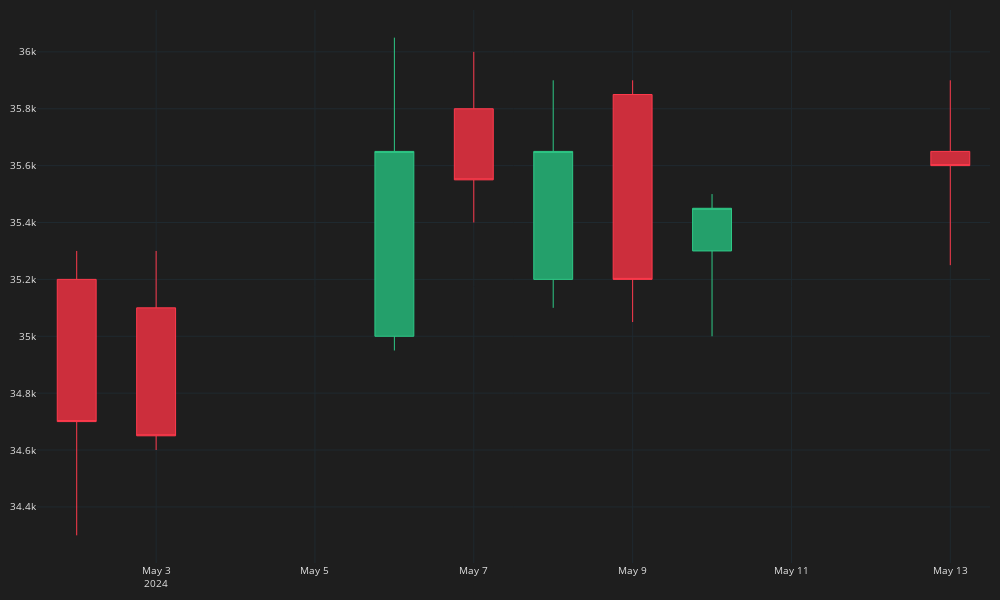

This figure's notebook cell:
### Code cell
import pandas as pd
import mplfinance as mpf
import plotly.graph_objects as go

# Sample data
data = {
    'Date': ['2024-05-02', '2024-05-03', '2024-05-06', '2024-05-07', '2024-05-08', '2024-05-09', '2024-05-10', '2024-05-13'],
    'Open': [35200, 35100, 35000, 35800, 35200, 35850, 35300, 35650],
    'High': [35300, 35300, 36050, 36000, 35900, 35900, 35500, 35900],
    'Low': [34300, 34600, 34950, 35400, 35100, 35050, 35000, 35250],
    'Close': [34700, 34650, 35650, 35550, 35650, 35200, 35450, 35600],
    'Volume': [12220400, 9163900, 16789600, 8273300, 13710900, 15342900, 12118500, 10272700]
}

# Convert data to DataFrame and set 'Date' as index
df = pd.DataFrame(data)
df['Date'] = pd.to_datetime(df['Date'])
df.set_index('Date', inplace=True)

# Plot candlestick chart with mplfinance
mpf.plot(df, type='candle', style='yahoo', volume=True, ylabel='Price', ylabel_lower='Volume', figsize=(12, 8), tight_layout=True)

# Create Candlestick chart with plotly
fig = go.Figure()
fig.add_trace(go.Candlestick(
    x=df.index, open=df['Open'], high=df['High'], low=df['Low'], close=df['Close'],
    line=dict(width=1), opacity=1,
    increasing_fillcolor='#24A06B',
    decreasing_fillcolor="#CC2E3C",
    increasing_line_color='#2EC886',
    decreasing_line_color='#FF3A4C'
))
fig.update_layout(
    width=1000, height=600,
    margin=dict(l=10, r=10, b=10, t=10),
    font=dict(size=10, color="#e1e1e1"),
    paper_bgcolor="#1e1e1e",
    plot_bgcolor="#1e1e1e"
)
fig.update_xaxes(
    gridcolor="#1f292f",
    showgrid=True, fixedrange=True, rangeslider=dict(visible=False)
)
fig.update_yaxes(
    gridcolor="#1f292f",
    showgrid=True
)
fig.show()

### Figure 1 — Plotly figure (JSON) as saved in the notebook; plotly's stock layout.template omitted (floating-point values rounded to 4 significant figures)
{"data": [{"close": [34700, 34650, 35650, 35550, 35650, 35200, 35450, 35600], "decreasing": {"fillcolor": "#CC2E3C", "line": {"color": "#FF3A4C"}}, "high": [35300, 35300, 36050, 36000, 35900, 35900, 35500, 35900], "increasing": {"fillcolor": "#24A06B", "line": {"color": "#2EC886"}}, "line": {"width": 1}, "low": [34300, 34600, 34950, 35400, 35100, 35050, 35000, 35250], "opacity": 1, "open": [35200, 35100, 35000, 35800, 35200, 35850, 35300, 35650], "type": "candlestick", "x": ["2024-05-02T00:00:00", "2024-05-03T00:00:00", "2024-05-06T00:00:00", "2024-05-07T00:00:00", "2024-05-08T00:00:00", "2024-05-09T00:00:00", "2024-05-10T00:00:00", "2024-05-13T00:00:00"]}], "layout": {"font": {"color": "#e1e1e1", "size": 10}, "height": 600, "margin": {"b": 10, "l": 10, "r": 10, "t": 10}, "paper_bgcolor": "#1e1e1e", "plot_bgcolor": "#1e1e1e", "width": 1000, "xaxis": {"fixedrange": true, "gridcolor": "#1f292f", "rangeslider": {"visible": false}, "showgrid": true}, "yaxis": {"gridcolor": "#1f292f", "showgrid": true}}}
